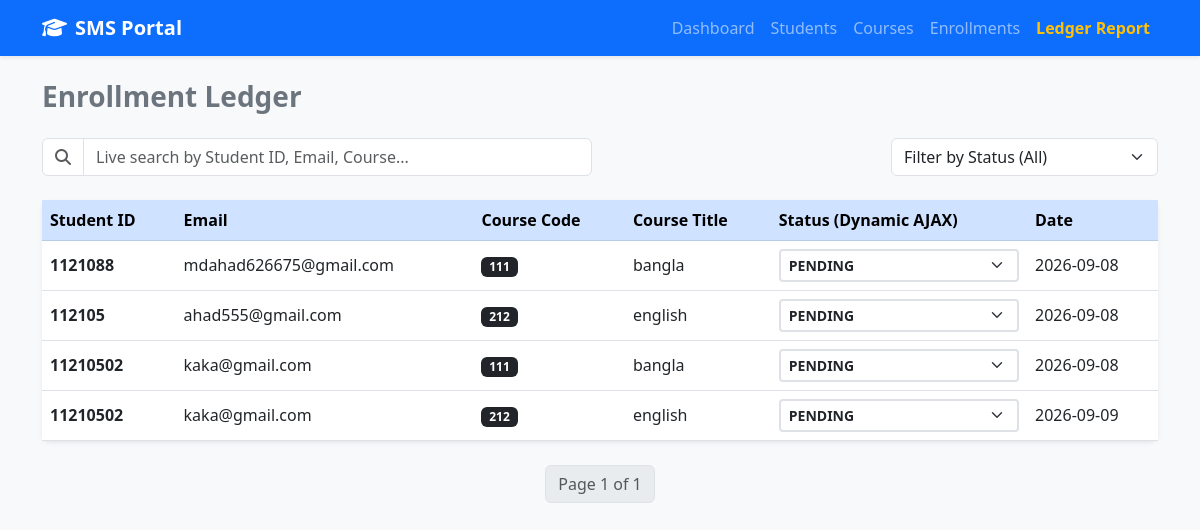
The app's page /enrollments/ledger/ (signed in) with its own data.
### enrollments/models.py (models this page shows, shortened)
class Enrollment(models.Model):
    STATUS_CHOICES = (
        ('PENDING', 'Pending'),
        ('APPROVED', 'Approved'),
        ('CANCELLED', 'Cancelled'),
    )
    student = models.ForeignKey(Student, on_delete=models.CASCADE, related_name='enrollments')
    course = models.ForeignKey(Course, on_delete=models.CASCADE, related_name='enrollments')
    enrollment_date = models.DateTimeField(auto_now_add=True)
    status = models.CharField(max_length=10, choices=STATUS_CHOICES, default='APPROVED')
    class Meta:
        unique_together = ('student', 'course') # একজন শিক্ষার্থী একই কোর্সে একাধিকবার এনরোলমেন্ট করতে পারবে না

### students/models.py (models this page shows)
class Student(models.Model):
    name = models.CharField(max_length=100)
    student_id = models.CharField(max_length=20, unique=True)
    email = models.EmailField(unique=True)
    phone = models.CharField(max_length=15)
    date_of_birth = models.DateField()
    address = models.TextField()
    profile_picture = models.ImageField(upload_to='students/', blank=True, null=True)
    department = models.ForeignKey(
        Department,
        on_delete=models.CASCADE,
        related_name='students'
    )

### courses/models.py (models this page shows, shortened)
class Course(models.Model):
    title = models.CharField(max_length=200, verbose_name="Course Title")
    code = models.CharField(max_length=20, unique=True, verbose_name="Course Code")
    description = models.TextField(blank=True, null=True)
    credit_hours = models.PositiveIntegerField(default=3)
    course_fee = models.DecimalField(max_digits=10, decimal_places=2, default=0.00)
    is_active = models.BooleanField(default=True)
    created_at = models.DateTimeField(auto_now_add=True)

### enrollments/views.py (the view, shortened to what this page needs)
# urls.py: path('ledger/', views.enrollment_ledger, name='ledger'),
@login_required
def enrollment_ledger(request):
    enrollments = Enrollment.objects.select_related('student', 'course').all()
    search_query = request.GET.get('search', '')
    status_filter = request.GET.get('status', '')
    if status_filter:
        enrollments = enrollments.filter(status=status_filter)
    paginator = Paginator(enrollments, 5)
    page_number = request.GET.get('page')
    page_obj = paginator.get_page(page_number)
    context = {
        'page_obj': page_obj,
        'search_query': search_query,
        'status_filter': status_filter,
    }
    return render(request, 'enrollments/ledger.html', context)

### enrollments/templates/enrollments/ledger.html (shortened to what this page needs)
{% extends 'base.html' %}
{% block content %}
<div class="d-flex justify-content-between align-items-center mb-4">
    <h3 class="fw-bold text-secondary mb-0">Enrollment Ledger</h3>
</div>
<div class="row g-3 mb-4">
    <div class="col-md-6 position-relative">
        <div class="input-group">
            <span class="input-group-text bg-white"><i class="fa-solid fa-magnifying-glass text-muted"></i></span>
            <input type="text" id="searchInput" class="form-control" placeholder="Live search by Student ID, Email, Course..." autocomplete="off">
        </div>
    </div>
    <div class="col-md-3 ms-auto">
        <form method="GET" action="{% url 'enrollments:ledger' %}">
            <select name="status" onchange="this.form.submit()" class="form-select">
                <option value="">Filter by Status (All)</option>
            </select>
        </form>
    </div>
</div>
<div class="card border-0 shadow-sm rounded-3">
    <div class="table-responsive">
        <table class="table table-hover align-middle mb-0">
            <thead class="table-primary">
                <tr>
                    <th>Student ID</th>
                    <th>Email</th>
                    <th>Course Code</th>
                    <th>Course Title</th>
                    <th>Status (Dynamic AJAX)</th>
                    <th>Date</th>
                </tr>
            </thead>
            <tbody>
                {% for item in page_obj %}
                <tr>
                    <td class="fw-bold">{{ item.student.student_id }}</td>
                    <td>{{ item.student.email }}</td>
                    <td><span class="badge bg-dark">{{ item.course.code }}</span></td>
                    <td>{{ item.course.title }}</td>
                    <td>
                        <select onchange="updateStatus('{{ item.id }}', this.value)" class="form-select form-select-sm fw-bold border-2">
                            <option value="PENDING" class="text-warning fw-bold" {% if item.status == 'PENDING' %}selected{% endif %}>PENDING</option>
                        </select>
                    </td>
                    <td>{{ item.enrollment_date|date:"Y-m-d" }}</td>
                </tr>
                {% empty %}
                <tr>
                    <td colspan="6" class="text-center py-4 text-muted">No ledger records found.</td>
                </tr>
                {% endfor %}
            </tbody>
        </table>
    </div>
</div>
<nav class="mt-4">
    <ul class="pagination justify-content-center">
        <li class="page-item disabled"><span class="page-link">Page {{ page_obj.number }} of {{ page_obj.paginator.num_pages }}</span></li>
    </ul>
</nav>
{% endblock %}

### records on screen
Enrollment: student.student_id "1121088", student.email "mdahad626675@gmail.com", course.code "111", course "bangla", status+id "PENDING", enrollment_date "2026-09-08"
Enrollment: student.student_id "112105", student.email "ahad555@gmail.com", course.code "212", course "english", status+id "PENDING", enrollment_date "2026-09-08"
Enrollment: student.student_id "11210502", student.email "kaka@gmail.com", course.code "111", course "bangla", status+id "PENDING", enrollment_date "2026-09-08"
Enrollment: student.student_id "11210502", student.email "kaka@gmail.com", course.code "212", course "english", status+id "PENDING", enrollment_date "2026-09-09"

### other values on screen
{{ page_obj.number }} "1"
{{ page_obj.paginator.num_pages }} "1"
